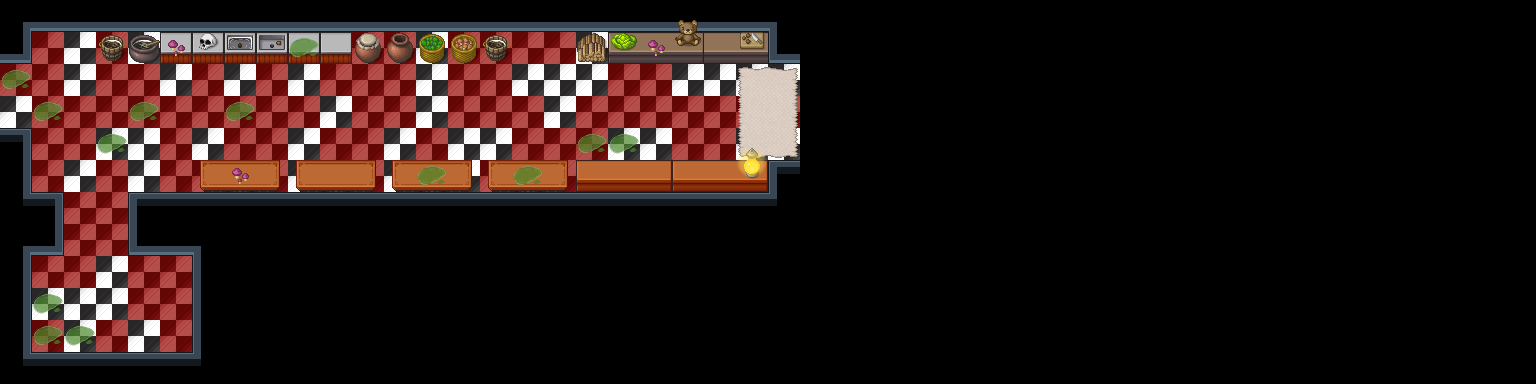

A 2D game scene composited from a Tiled map and its tileset images. What follows is a short description and the map's XML, with every tile layer's data as written:
An orthogonal 48x12 tile map with 32x32 px tiles, 3 tile layers (floor, object1, object2), 3 tilesets and 5 objects.

<map version="1.8" tiledversion="1.8.6" orientation="orthogonal" renderorder="right-down" width="48" height="12" tilewidth="32" tileheight="32" infinite="0" nextlayerid="7" nextobjectid="7">
 <editorsettings>
  <export target="escape.tmj" format="json" />
 </editorsettings>
 <tileset firstgid="1" name="free_overview" tilewidth="32" tileheight="32" tilecount="3248" columns="58">
  <image source="free_overview.png" width="1886" height="1792" />
 </tileset>
 <tileset firstgid="3249" name="pipoya" tilewidth="32" tileheight="32" tilecount="1064" columns="8">
  <image source="pipoya.png" width="256" height="4256" />
 </tileset>
 <tileset firstgid="4313" name="pixel-cyberpunk-interior" tilewidth="32" tileheight="32" tilecount="231" columns="21">
  <image source="pixel-cyberpunk-interior.png" width="672" height="352" />
 </tileset>
 <objectgroup id="6" name="bonnie">
  <object id="1" x="107" y="285">
   <point />
  </object>
  <object id="2" x="119" y="263">
   <point />
  </object>
  <object id="3" x="157" y="283">
   <point />
  </object>
  <object id="4" x="163" y="313">
   <point />
  </object>
  <object id="6" x="161" y="302">
   <point />
  </object>
 </objectgroup>
 <layer id="1" name="floor" width="48" height="12">
  <data encoding="csv">
4398,4399,4399,4399,4399,4399,0,4399,4399,4399,4399,4399,4399,4399,4399,4399,4399,4399,4399,4399,4399,4399,4399,4399,4400,0,0,0,0,0,0,0,0,0,0,0,0,0,0,0,0,0,0,0,0,0,0,0,
4419,3549,3541,3549,3541,3541,3541,3541,3541,3541,3541,3549,3549,3541,3549,3549,3549,3549,3541,3549,3549,3541,3541,3541,4421,0,0,0,0,0,0,0,0,0,0,0,0,0,0,0,0,0,0,0,0,0,0,0,
3549,3549,3541,3549,3549,3541,3549,3541,3549,3541,3549,3549,3549,3541,3549,3549,3541,3541,3541,3549,3549,3541,3541,3541,3541,0,0,0,0,0,0,0,0,0,0,0,0,0,0,0,0,0,0,0,0,0,0,0,
3541,3549,3549,3549,3549,3549,3549,3549,3549,3549,3541,3549,3549,3541,3549,3549,3549,3541,3549,3549,3549,3549,3549,3549,3549,0,0,0,0,0,0,0,0,0,0,0,0,0,0,0,0,0,0,0,0,0,0,0,
4461,3549,3549,3541,3541,3549,3541,3549,3549,3541,3549,3549,3541,3549,3541,3541,3549,3549,3549,3541,3541,3549,3549,3541,3541,0,0,0,0,0,0,0,0,0,0,0,0,0,0,0,0,0,0,0,0,0,0,0,
4439,3549,3541,3549,3541,3549,3549,3549,3549,3541,3541,3549,3541,3541,3541,3549,3541,3549,3541,3541,3541,3541,3541,3541,4463,0,0,0,0,0,0,0,0,0,0,0,0,0,0,0,0,0,0,0,0,0,0,0,
4482,4461,3549,3549,4463,4483,4483,4483,4483,4483,4483,4483,4483,4483,4483,4483,4483,4483,4483,4483,4483,4483,4483,4483,4484,0,0,0,0,0,0,0,0,0,0,0,0,0,0,0,0,0,0,0,0,0,0,0,
4418,4419,3549,3549,4421,4399,4400,0,0,0,0,0,0,0,0,0,0,0,0,0,0,0,0,0,0,0,0,0,0,0,0,0,0,0,0,0,0,0,0,0,0,0,0,0,0,0,0,0,
4439,3549,3549,3541,3549,3549,4443,0,0,0,0,0,0,0,0,0,0,0,0,0,0,0,0,0,0,0,0,0,0,0,0,0,0,0,0,0,0,0,0,0,0,0,0,0,0,0,0,0,
4439,3541,3541,3541,3549,3549,4443,0,0,0,0,0,0,0,0,0,0,0,0,0,0,0,0,0,0,0,0,0,0,0,0,0,0,0,0,0,0,0,0,0,0,0,0,0,0,0,0,0,
4439,3549,3541,3549,3541,3549,4443,0,0,0,0,0,0,0,0,0,0,0,0,0,0,0,0,0,0,0,0,0,0,0,0,0,0,0,0,0,0,0,0,0,0,0,0,0,0,0,0,0,
4460,4483,4483,4483,4483,4483,4484,0,0,0,0,0,0,0,0,0,0,0,0,0,0,0,0,0,0,0,0,0,0,0,0,0,0,0,0,0,0,0,0,0,0,0,0,0,0,0,0,0
</data>
 </layer>
 <layer id="2" name="object1" width="48" height="12">
  <data encoding="csv">
0,4399,4399,4399,4399,4399,4399,4399,4399,4399,4399,4399,4399,4399,4399,4399,4399,4399,4399,4399,4399,4399,4399,4399,0,0,0,0,0,0,0,0,0,0,0,0,0,0,0,0,0,0,0,0,0,0,0,0,
0,0,0,4113,4013,4020,4020,4021,4019,4020,4020,4107,4108,4127,4128,4113,0,0,4115,3926,3927,3928,3927,3927,0,0,0,0,0,0,0,0,0,0,0,0,0,0,0,0,0,0,0,0,0,0,0,0,
0,0,0,0,0,0,0,0,0,0,0,0,0,0,0,0,0,0,0,0,0,0,0,4086,4088,0,0,0,0,0,0,0,0,0,0,0,0,0,0,0,0,0,0,0,0,0,0,0,
0,0,0,0,0,0,0,0,0,0,0,0,0,0,0,0,0,0,0,0,0,0,0,4094,4096,0,0,0,0,0,0,0,0,0,0,0,0,0,0,0,0,0,0,0,0,0,0,0,
0,0,0,0,0,0,0,0,0,0,0,0,0,0,0,0,0,0,0,0,0,0,0,4102,4104,0,0,0,0,0,0,0,0,0,0,0,0,0,0,0,0,0,0,0,0,0,0,0,
0,0,0,0,0,0,4081,4082,4083,4081,4082,4083,4081,4082,4083,4081,4082,4083,3947,3948,3949,3947,3948,3949,0,0,0,0,0,0,0,0,0,0,0,0,0,0,0,0,0,0,0,0,0,0,0,0,
0,0,0,0,0,0,0,0,0,0,0,0,0,0,0,0,0,0,0,0,0,0,0,0,0,0,0,0,0,0,0,0,0,0,0,0,0,0,0,0,0,0,0,0,0,0,0,0,
0,0,0,0,0,0,0,0,0,0,0,0,0,0,0,0,0,0,0,0,0,0,0,0,0,0,0,0,0,0,0,0,0,0,0,0,0,0,0,0,0,0,0,0,0,0,0,0,
0,0,0,0,0,0,0,0,0,0,0,0,0,0,0,0,0,0,0,0,0,0,0,0,0,0,0,0,0,0,0,0,0,0,0,0,0,0,0,0,0,0,0,0,0,0,0,0,
0,0,0,0,0,0,0,0,0,0,0,0,0,0,0,0,0,0,0,0,0,0,0,0,0,0,0,0,0,0,0,0,0,0,0,0,0,0,0,0,0,0,0,0,0,0,0,0,
0,0,0,0,0,0,0,0,0,0,0,0,0,0,0,0,0,0,0,0,0,0,0,0,0,0,0,0,0,0,0,0,0,0,0,0,0,0,0,0,0,0,0,0,0,0,0,0,
0,0,0,0,0,0,0,0,0,0,0,0,0,0,0,0,0,0,0,0,0,0,0,0,0,0,0,0,0,0,0,0,0,0,0,0,0,0,0,0,0,0,0,0,0,0,0,0
</data>
 </layer>
 <layer id="4" name="object2" width="48" height="12">
  <data encoding="csv">
0,0,0,0,0,0,0,0,0,0,0,0,0,0,0,0,0,0,0,0,0,4260,0,0,0,0,0,0,0,0,0,0,0,0,0,0,0,0,0,0,0,0,0,0,0,0,0,0,
0,0,0,0,0,3306,4303,0,0,3311,0,0,0,0,0,0,0,0,0,3416,3306,4268,0,4254,0,0,0,0,0,0,0,0,0,0,0,0,0,0,0,0,0,0,0,0,0,0,0,0,
3311,0,0,0,0,0,0,0,0,0,0,0,0,0,0,0,0,0,0,0,0,0,0,0,0,0,0,0,0,0,0,0,0,0,0,0,0,0,0,0,0,0,0,0,0,0,0,0,
0,3311,0,0,3311,0,0,3311,0,0,0,0,0,0,0,0,0,0,0,0,0,0,0,0,0,0,0,0,0,0,0,0,0,0,0,0,0,0,0,0,0,0,0,0,0,0,0,0,
0,0,0,3311,0,0,0,0,0,0,0,0,0,0,0,0,0,0,3311,3311,0,0,0,4239,0,0,0,0,0,0,0,0,0,0,0,0,0,0,0,0,0,0,0,0,0,0,0,0,
0,0,0,0,0,0,0,3306,0,0,0,0,0,3311,0,0,3311,0,0,0,0,0,0,4247,0,0,0,0,0,0,0,0,0,0,0,0,0,0,0,0,0,0,0,0,0,0,0,0,
0,0,0,0,0,0,0,0,0,0,0,0,0,0,0,0,0,0,0,0,0,0,0,0,0,0,0,0,0,0,0,0,0,0,0,0,0,0,0,0,0,0,0,0,0,0,0,0,
0,0,0,0,0,0,0,0,0,0,0,0,0,0,0,0,0,0,0,0,0,0,0,0,0,0,0,0,0,0,0,0,0,0,0,0,0,0,0,0,0,0,0,0,0,0,0,0,
0,0,0,0,0,0,0,0,0,0,0,0,0,0,0,0,0,0,0,0,0,0,0,0,0,0,0,0,0,0,0,0,0,0,0,0,0,0,0,0,0,0,0,0,0,0,0,0,
0,3311,0,0,0,0,0,0,0,0,0,0,0,0,0,0,0,0,0,0,0,0,0,0,0,0,0,0,0,0,0,0,0,0,0,0,0,0,0,0,0,0,0,0,0,0,0,0,
0,3311,3311,0,0,0,0,0,0,0,0,0,0,0,0,0,0,0,0,0,0,0,0,0,0,0,0,0,0,0,0,0,0,0,0,0,0,0,0,0,0,0,0,0,0,0,0,0,
0,0,0,0,0,0,0,0,0,0,0,0,0,0,0,0,0,0,0,0,0,0,0,0,0,0,0,0,0,0,0,0,0,0,0,0,0,0,0,0,0,0,0,0,0,0,0,0
</data>
 </layer>
</map>
